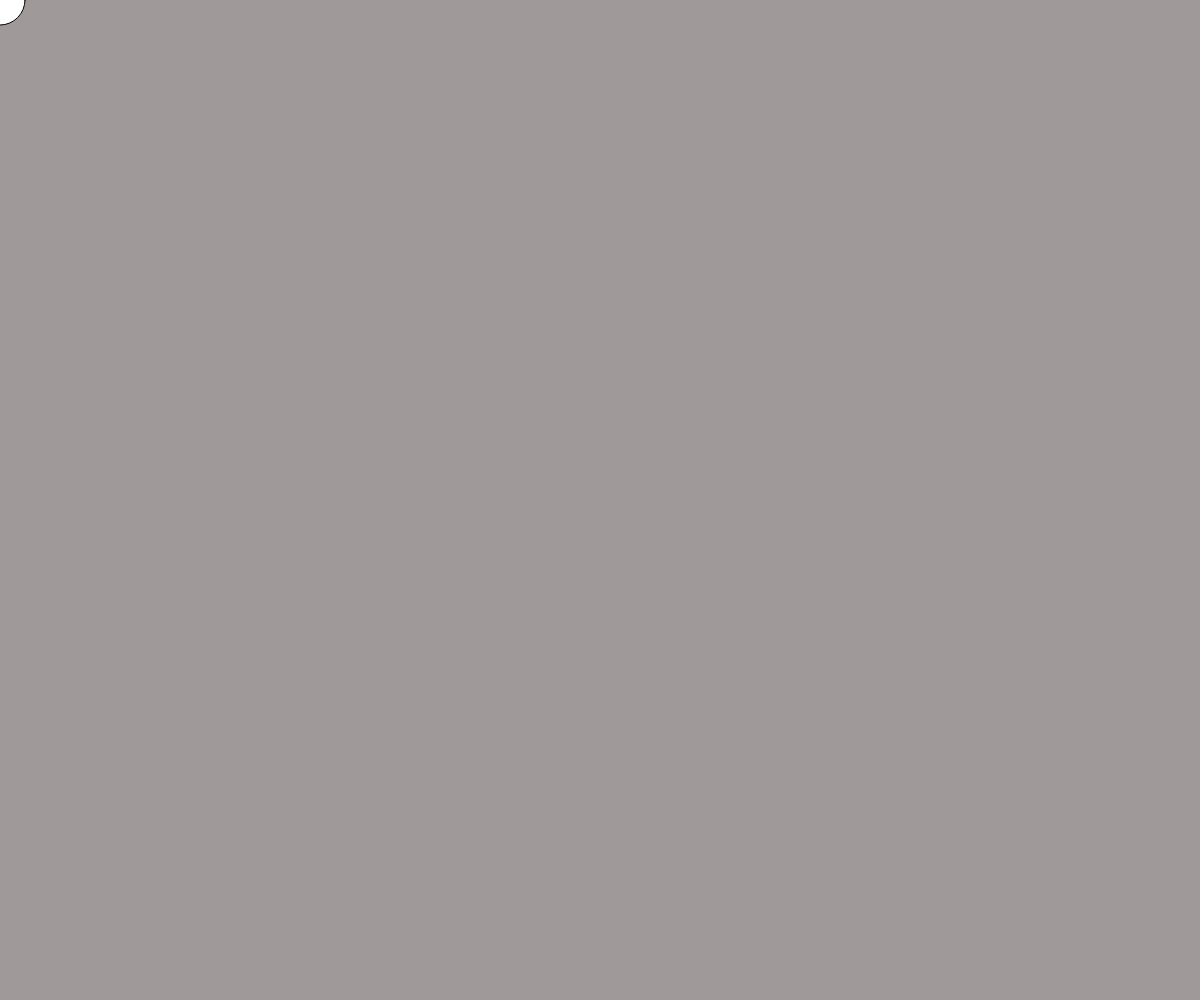
Frame 1 (no input)
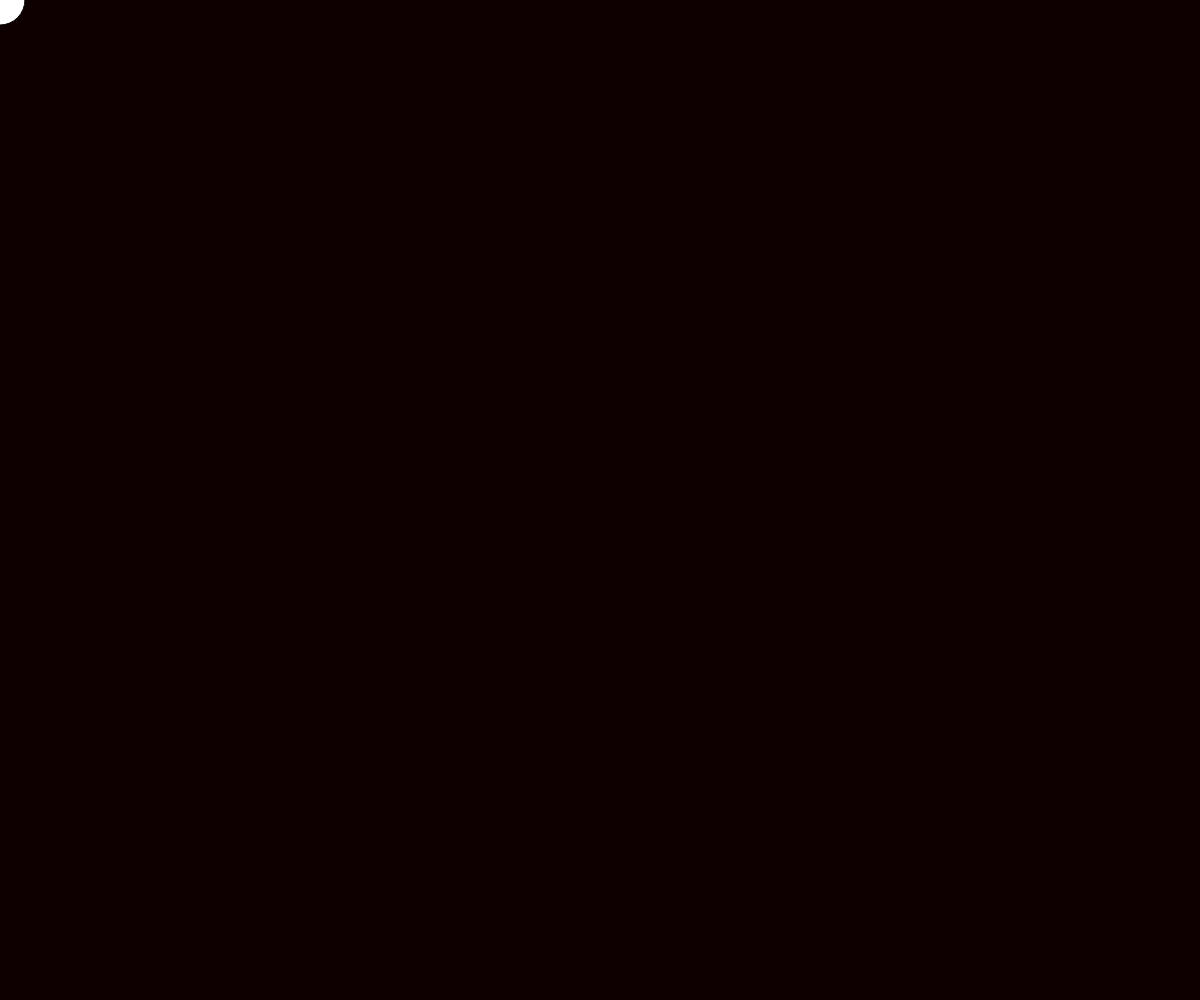
Frame 60 (no input)
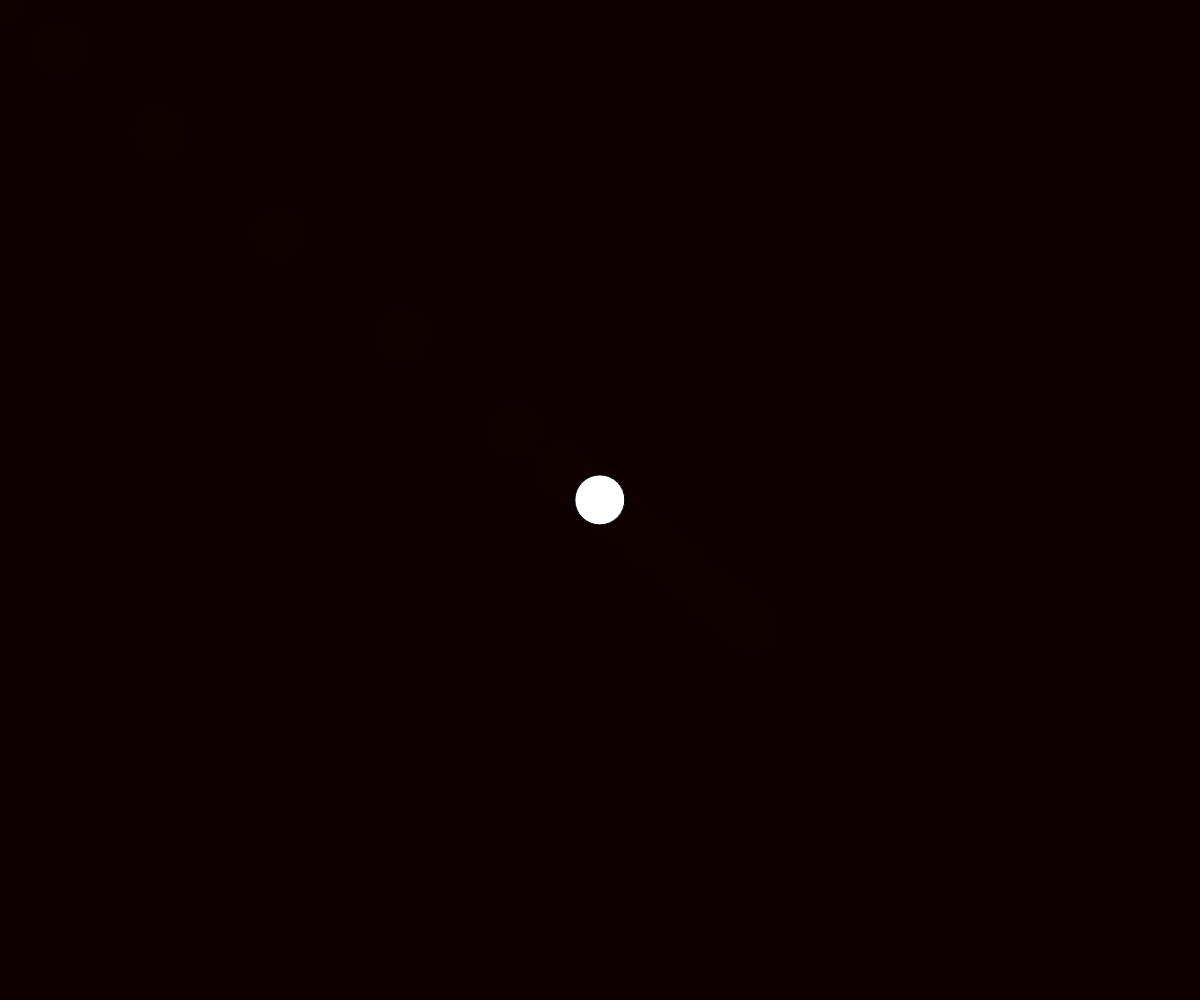
Frame 120 (the mouse pressed at the canvas centre since frame 60)

The p5.js sketch that drew these frames (run headless with seeded random() and noise() and a simulated clock; from frame 60 on, the mouse is pressed at the canvas centre):

// p5.js sketch
// ── sketch.js
var mousePos, pos, vel, drag, strength, target

function setup() {
	createCanvas(windowWidth, windowHeight)
	mousePos = createVector(0, 0)
	target = createVector(0, 0)
	pos = createVector(0, 0)
	vel = createVector(0, 0)
	
	drag = 0.76 // take some of the spring force away
	strength = 0.1 // stronger springs have lower spring force
}

function draw() {
	background("rgba(16, 0, 0, 0.4)")
	
	mousePos.set(mouseX, mouseY)
	target = mousePos // we are trying to reach the mouse position
	
	var force = p5.Vector.sub(target, pos) // get the distance between the balls current position and the mouse
	force.mult(strength) // the higher the strength, the lower the force
	vel.mult(drag) // remove the velocity from the spring over time
	vel.add(force)
	pos.add(vel)
	
	ellipse(pos.x, pos.y, 50)
}
